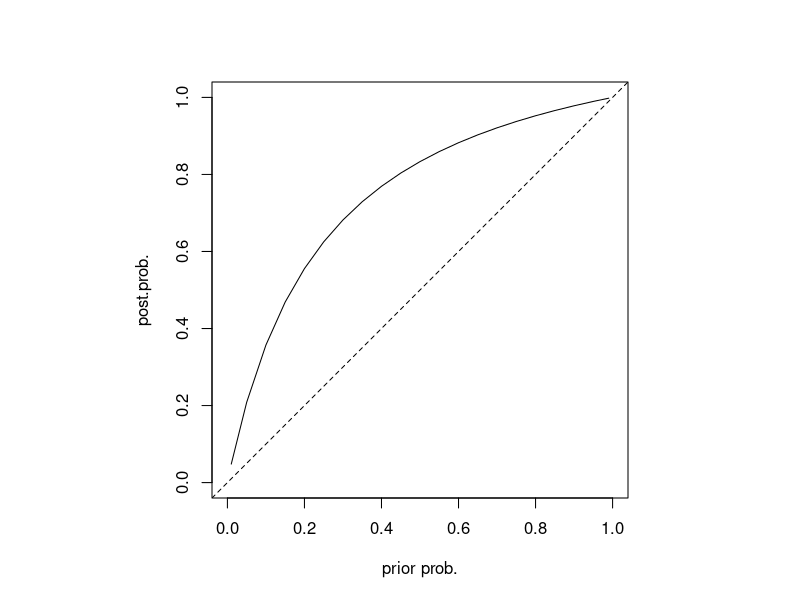

Source code (R):

OR<-5
prior.p <- c(0.01,seq(0.05,0.95, by=0.05), .99)
prior.odds <- prior.p/(1-prior.p)
post.odds <- prior.odds*OR
post.p <- (post.odds/(1+post.odds))

f<-cbind(prior.p, prior.odds, OR, post.odds, post.p)
colnames(f)<-c("prior prob.","prior odds","odds ratio","post odds","predicted prob.")
print(f, digits=2)

par(pty="s")
plot(f[,1], f[,5], xlab="prior prob.", ylab='post.prob.', type = "l" , ylim=c(0,1) , xlim=c(0,1))
abline(0,1, lty=2)#

#lines( f[,2], f[,4]       )
#if the OR is 1.5 for a 0.1 unit change then...
#for a x unit change 'want'

or<-1.75 ;unit<-0.1
want<-0.2
ratio<-want/unit

or<-or^ratio
or

 

post.odds <- exp(-3)/(1-exp(-3))*exp(1)

post.p<-(post.odds/(1+post.odds))

require(Hmisc)
#showing equivalence in p1 OR and p1 p2
bpower(p1=.1, odds.ratio=2, n=1000, alpha=c(.01,.05))
bpower(p1=.1, p2=0.1818182, n=1000, alpha=c(.01,.05))
